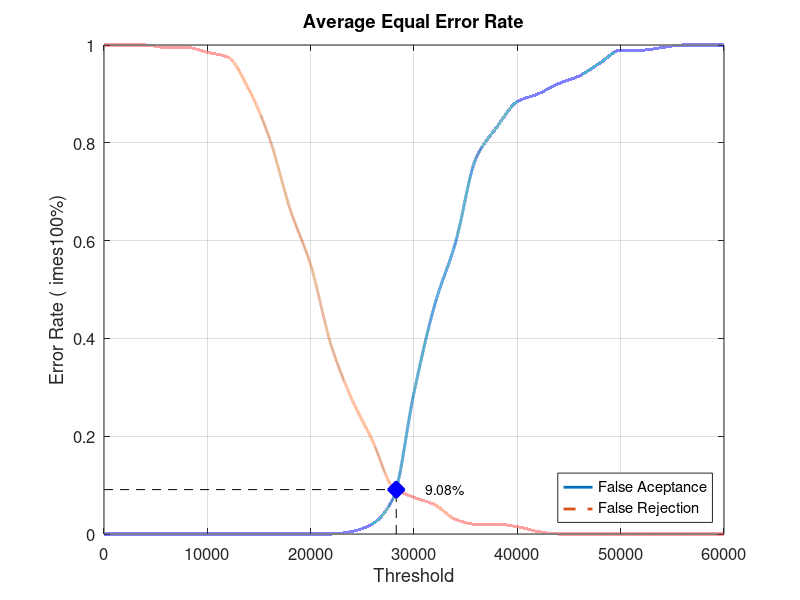
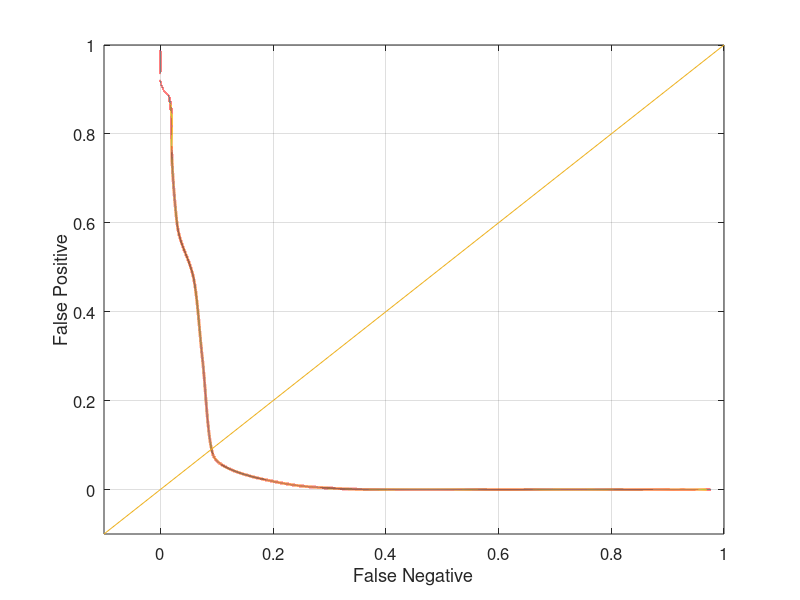

Write the MATLAB code that produced these figures, in order.
close all;
clear;
clc;
x = 0:2000:60000;
xq = 0:0.5:60000;

y0 = [0 0 0 0 0 0 0 0 0 0 0 0 0.00526316 0.0210526 0.0736842 0.289474 0.468421 0.594737 0.768421 0.831579 0.884211 0.9 0.921053 0.936842 0.963158 0.989474 0.989474 0.994737 1 1 1]
yy0 = interp1(x, y0, xq, 'pchip');
y1 = [1 1 1 0.995 0.995 0.985 0.975 0.91 0.81 0.665 0.55 0.385 0.275 0.19 0.095 0.075 0.06 0.03 0.02 0.02 0.015 0.005 0 0 0 0 0 0 0 0 0]
yy1 = interp1(x, y1, xq, 'pchip');

% Calculating EER: 
y2 = abs(y0 - y1);
find(y2 == min(y2))
yy2 = abs(yy0 - yy1);
xEER = find(yy2 == min(yy2));
xEERIndex = xq(xEER) % X-axis EER
yEER = yy0(xEER) % Y-axis EER

main = figure
plot(xq, yy0,'-','LineWidth', 2);	hold on
plot(xq, yy1,'--','LineWidth', 2);	hold on
plot([xEERIndex xEERIndex], [0 yEER], 'k--');	hold on
plot([0 xEERIndex], [yEER yEER], 'k--');	hold on
plot(xEERIndex, yEER, 'bx', 'LineWidth', 10);	hold on
text(xEERIndex + 10 * xEERIndex / 100, yEER, [num2str(round((10000 * yEER)) / 100) '%'])
legend('False Aceptance', 'False Rejection', 'Location', 'SouthEast')
xlabel('Threshold')
ylabel('Error Rate (	imes100%)')
title('Average Equal Error Rate')
set(gca, 'FontSize', 12)
axis([0 60000 0 1])
grid on

print(main, 'Database3_4Main', '-dpng');
FNRxFPR = figure('Color', [1 1 1]);
plot(yy1, yy0, '-', yy1, yy0, 'LineWidth', 2);
hold on
y = -0.1:0.1:1
plot(y, y); 
set(gca, 'FontSize', 12)
xlabel('False Negative')
ylabel('False Positive')
axis([-0.1 1 -0.1 1])
set(gca, 'FontSize', 12)
grid on

print(FNRxFPR, 'Database3_4FNRxFPR','-dpng');
